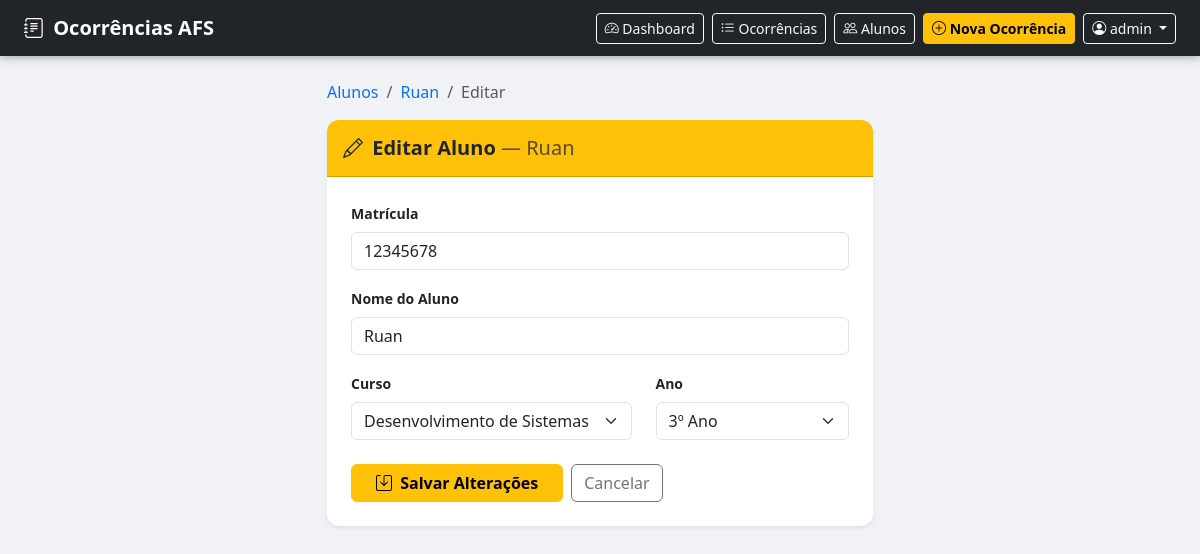
/alunos/1/editar/ (signed in), run on the app's committed database.
### ocorrencias/models.py (models this page shows, shortened)
class Aluno(models.Model):
    class Curso(models.TextChoices):
        ADMINISTRACAO = 'administracao', 'Administração'
        ENFERMAGEM = 'enfermagem', 'Enfermagem'
        INFORMATICA = 'informatica', 'Informática'
        LOGISTICA = 'logistica', 'Logística'
        DS = 'ds', 'Desenvolvimento de Sistemas'
    ANOS = [(1, '1º Ano'), (2, '2º Ano'), (3, '3º Ano')]
    matricula = models.CharField(max_length=20, unique=True, db_index=True)
    nome = models.CharField(max_length=200, db_index=True)
    curso = models.CharField(max_length=50, choices=Curso.choices, db_index=True)
    ano = models.PositiveSmallIntegerField(choices=ANOS, db_index=True)
    ativo = models.BooleanField(default=True)
    class Meta:
        ordering     = ['nome']
        verbose_name = 'Aluno'
        verbose_name_plural = 'Alunos'

### ocorrencias/views.py (the view)
# urls.py: path("alunos/<int:pk>/editar/", views.editar_aluno, name="editar_aluno"),
@login_required
def editar_aluno(request, pk):
    aluno = get_object_or_404(Aluno, pk=pk)
    form = AlunoForm(request.POST or None, instance=aluno)
    if request.method == "POST" and form.is_valid():
        form.save()
        messages.success(request, "Dados do aluno atualizados com sucesso!")
        return redirect("detalhe_aluno", pk=pk)
    return render(request, "ocorrencias/editar_aluno.html", {
        "form":  form,
        "aluno": aluno,
    })

### ocorrencias/forms.py (shortened to what this page needs)
class AlunoForm(forms.ModelForm):
    class Meta:
        model = Aluno
        fields = ["matricula", "nome", "curso", "ano"]
        widgets = {
            "matricula": forms.TextInput(attrs={
                "class": "form-control",
                "placeholder": "Ex: 2024001"
            }),
            "nome": forms.TextInput(attrs={
                "class": "form-control",
                "placeholder": "Nome completo do aluno"
            }),
            "curso": forms.Select(attrs={"class": "form-select"}),
            "ano":   forms.Select(attrs={"class": "form-select"}),
        }
        labels = {
            "matricula": "Matrícula",
            "nome":      "Nome do Aluno",
            "curso":     "Curso",
            "ano":       "Ano",
        }

### ocorrencias/templates/ocorrencias/editar_aluno.html (shortened to what this page needs)
{% extends 'ocorrencias/base.html' %}
{% block content %}
<div class="row justify-content-center">
  <div class="col-md-7 col-lg-6">
    <nav aria-label="breadcrumb" class="mb-3">
      <ol class="breadcrumb small">
        <li class="breadcrumb-item"><a href="{% url 'listar_alunos' %}" class="text-decoration-none">Alunos</a></li>
        <li class="breadcrumb-item"><a href="{% url 'detalhe_aluno' aluno.pk %}" class="text-decoration-none">{{ aluno.nome }}</a></li>
        <li class="breadcrumb-item active">Editar</li>
      </ol>
    </nav>
    <div class="card shadow-sm">
      <div class="card-header bg-warning text-dark py-3">
        <h5 class="mb-0 fw-semibold">
          <i class="bi bi-pencil me-1"></i> Editar Aluno
          <span class="fw-normal opacity-75">— {{ aluno.nome }}</span>
        </h5>
      </div>
      <div class="card-body p-4">
        <form method="POST" novalidate>
          <div class="mb-3">
            <label class="form-label fw-semibold small">{{ form.matricula.label }}</label>
            {{ form.matricula }}
          </div>
          <div class="mb-3">
            <label class="form-label fw-semibold small">{{ form.nome.label }}</label>
            {{ form.nome }}
          </div>
          <div class="row">
            <div class="col-md-7 mb-3">
              <label class="form-label fw-semibold small">{{ form.curso.label }}</label>
              {{ form.curso }}
            </div>
            <div class="col-md-5 mb-4">
              <label class="form-label fw-semibold small">{{ form.ano.label }}</label>
              {{ form.ano }}
            </div>
          </div>
          <div class="d-flex gap-2">
            <button type="submit" class="btn btn-warning px-4 fw-semibold">
              <i class="bi bi-save me-1"></i> Salvar Alterações
            </button>
            <a href="{% url 'detalhe_aluno' aluno.pk %}" class="btn btn-outline-secondary">Cancelar</a>
          </div>
        </form>
      </div>
    </div>
  </div>
</div>
{% endblock %}

### ocorrencias/templates/ocorrencias/base.html (shortened to what this page needs)
<!doctype html>
<html lang="pt-br">
  <head>
    <link href="https://cdn.jsdelivr.net/npm/bootstrap@5.3.0/dist/css/bootstrap.min.css" rel="stylesheet" />
    <link href="https://cdn.jsdelivr.net/npm/bootstrap-icons@1.10.5/font/bootstrap-icons.css" rel="stylesheet" />
  </head>
  <body>
    <nav class="navbar navbar-dark bg-dark px-4">
      <a class="navbar-brand fw-bold fs-5" href="{% url 'dashboard' %}">
        <i class="bi bi-journal-text me-1"></i> Ocorrências AFS
      </a>
      <div class="d-flex align-items-center gap-2 flex-wrap">
        <a href="{% url 'dashboard' %}" class="btn btn-outline-light btn-sm">
          <i class="bi bi-speedometer2"></i> Dashboard
        </a>
        <a href="{% url 'listar' %}" class="btn btn-outline-light btn-sm">
          <i class="bi bi-list-ul"></i> Ocorrências
        </a>
        <a href="{% url 'listar_alunos' %}" class="btn btn-outline-light btn-sm">
          <i class="bi bi-people"></i> Alunos
        </a>
        <a href="{% url 'cadastrar' %}" class="btn btn-warning btn-sm fw-semibold">
          <i class="bi bi-plus-circle"></i> Nova Ocorrência
        </a>
        {% if user.is_authenticated %}
        <div class="dropdown">
          <button class="btn btn-outline-light btn-sm dropdown-toggle" type="button" data-bs-toggle="dropdown">
            <i class="bi bi-person-circle"></i>
            {{ user.get_full_name|default:user.username }}
          </button>
        </div>
        {% endif %}
      </div>
    </nav>
    <div class="container mt-4 pb-5">
      {% block content %}{% endblock %}
    </div>
  </body>
</html>

### ocorrencias/templates/ocorrencias/base.html (style rules this page uses)
body { background-color: #f0f2f5; }
.navbar { box-shadow: 0 2px 8px rgba(0,0,0,.3); }
.card { border: none; border-radius: .75rem; }
.card-header { border-radius: .75rem .75rem 0 0 !important; }

### data on the page
Aluno: nome "Ruan", matricula "12345678", curso "Desenvolvimento de Sistemas", ano "3º Ano"

### other printed values
{{ user.get_full_name|default:user.username }} "admin"
